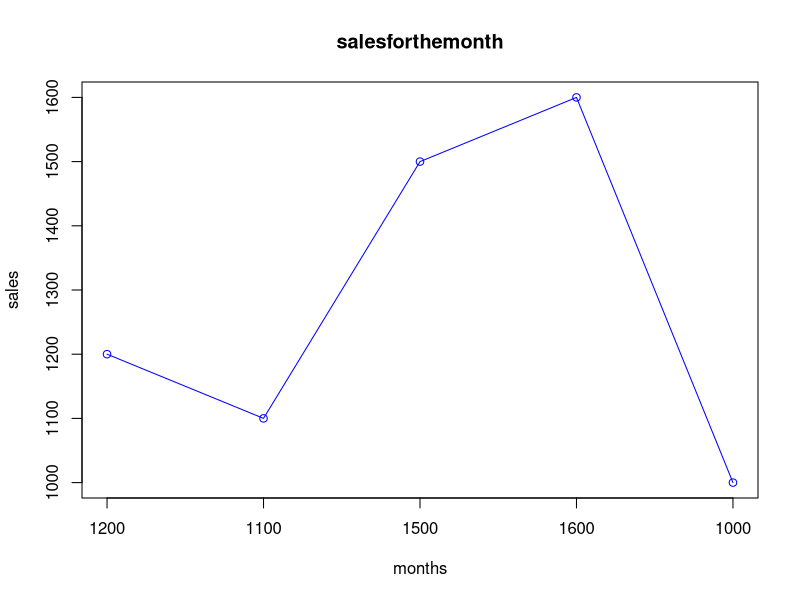
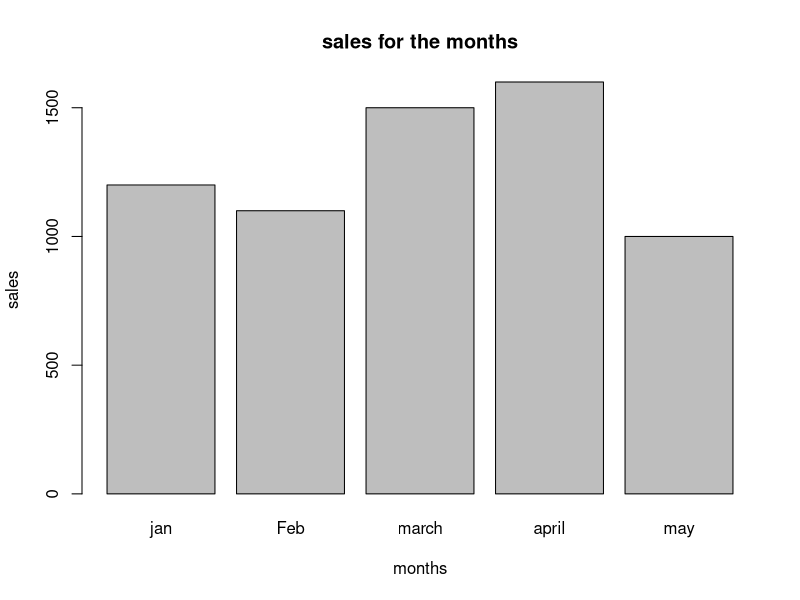

The R source for these figures, in order:

months <- c("jan","Feb","march","april","may")
sales <- c(1200,1100,1500,1600,1000)
plot(sales,
     type="o",
     col="blue",
     xlab="months",
     ylab="sales",
     main="salesforthemonth",
     xaxt="n")
axis(1,at=1:length(months),labels=sales)

barplot(sales,
        names.arg=months,
        xlab="months",
        ylab="sales",
        main="sales for the months")
